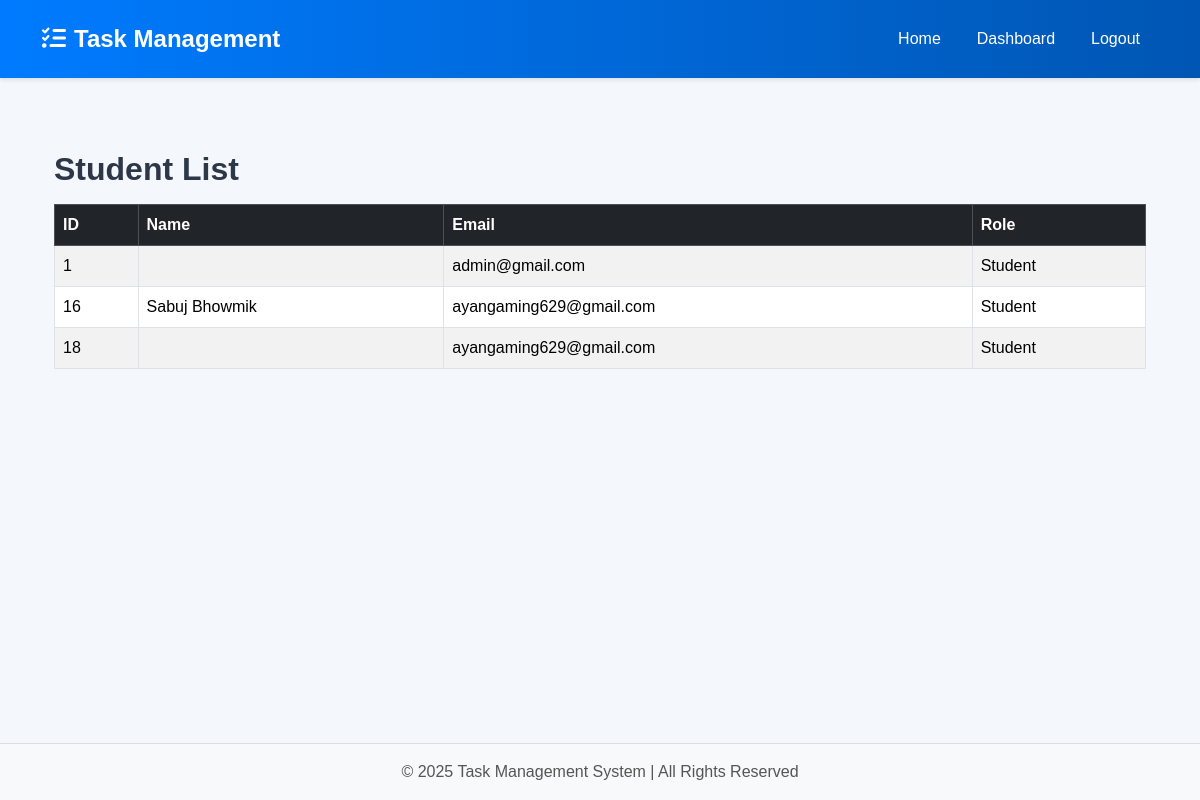
Page /students/ (signed in) on the committed database.
### tasks/models.py (models this page shows, shortened)
class CustomUser(AbstractUser):
    ROLE_CHOICES = [
        ('Admin', 'Admin'),
        ('Teacher', 'Teacher'),
        ('Student', 'Student'),
    ]
    role = models.CharField(max_length=20, choices=ROLE_CHOICES, default='Student')
    otp = models.CharField(max_length=6, blank=True, null=True)
    otp_created_at = models.DateTimeField(blank=True, null=True)
    class Meta:
        permissions = [
            ("manage_users", "Can manage user accounts"),
            ("assign_roles", "Can assign roles to users"),
            ("view_all_tasks", "Can view all tasks in the system"),
        ]

### tasks/views.py (the view)
# urls.py: path("students/", views.student_list, name="student_list"),
@login_required
def student_list(request):
    students = CustomUser.objects.filter(role="Student")
    return render(request, "tasks/student_list.html", {"students": students})

### tasks/templates/tasks/student_list.html (shortened to what this page needs)
{% extends 'tasks/base.html' %}
{% block content %}
<div class="container py-4">
    <h2 class="mb-3">Student List</h2>
    <table class="table table-bordered table-striped">
        <thead class="table-dark">
            <tr>
                <th>ID</th>
                <th>Name</th>
                <th>Email</th>
                <th>Role</th>
            </tr>
        </thead>
        <tbody>
            {% for student in students %}
            <tr>
                <td>{{ student.id }}</td>
                <td>{{ student.first_name }} {{ student.last_name }}</td>
                <td>{{ student.email }}</td>
                <td>{{ student.role }}</td>
            </tr>
            {% empty %}
            <tr>
                <td colspan="4" class="text-center">No students found</td>
            </tr>
            {% endfor %}
        </tbody>
    </table>
</div>
{% endblock %}

### tasks/static/tasks/css/style.css (style rules this page uses)
body { font-family: "Poppins", sans-serif; background-color: #f4f7fc; color: #333; min-height: 100vh; display: flex; flex-direction: column; }
h1, h2, h3, h4, h5, h6 { font-weight: 600; color: #2d3748; }

### rows in the picture
CustomUser: id "1", email "admin@gmail.com", role "Student"
CustomUser: id "16", first_name "Sabuj", last_name "Bhowmik", email "ayangaming629@gmail.com", role "Student"
CustomUser: id "18", email "ayangaming629@gmail.com", role "Student"
